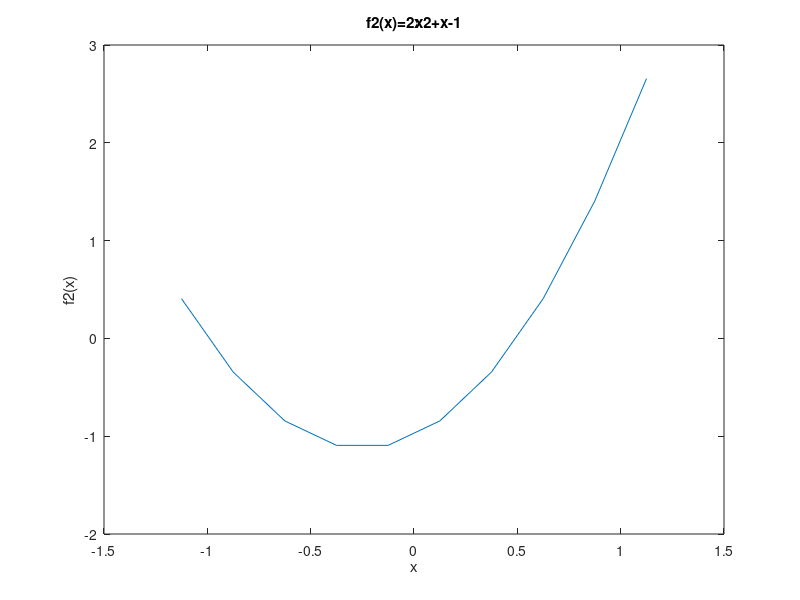

This chart was generated by the following MATLAB code:
%Titulo: Modelos Matematicos_Funciones
%Descripcion: Scrip para graficar, sacar dominio y rango 2) f2(x)=2x2+x-1
%Autor: Jessica Martinez Jimenez
%Fecha: Jueves, 15 de Abril del 2021

% f2(x)=  2x2+x-1

%limpiar variables
clear
%rango de -1.125..1.125 en i=.25
x=-1.125:0.25:1.125;
%valor de la funcion
f2=2*x.^2+x-1
%dibujar x,y
plot (x,f2)
%titulo
title("f2(x)=2x2+x-1");
%etiqueta para x
xlabel ("x");
%etiqueta para y
ylabel ("f2(x)");